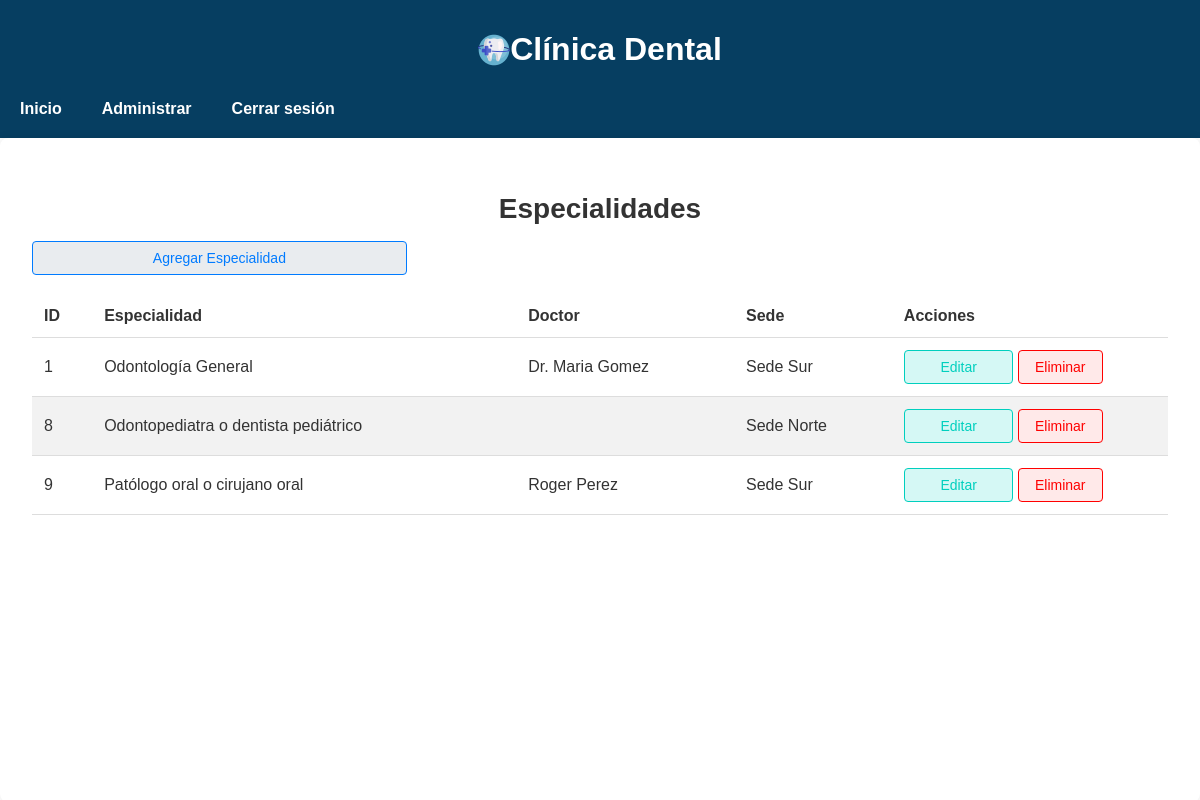
The page /Admin/especialidades.php (signed in) on the database its author committed.
### tables this page shows
CREATE TABLE `especialidades` (
  `id` int(11) NOT NULL,
  `nombre` varchar(255) NOT NULL,
  `sede_id` int(11) DEFAULT NULL,
  `doctor_id` int(11) DEFAULT NULL,
  `doctor` varchar(255) NOT NULL
);

CREATE TABLE `doctores` (
  `id` int(11) NOT NULL,
  `usuario_id` int(11) DEFAULT NULL,
  `especialidad` varchar(100) DEFAULT NULL,
  `sede_id` int(11) DEFAULT NULL,
  `telefono` varchar(20) DEFAULT NULL,
  `nombre` varchar(100) DEFAULT NULL,
  `direccion` varchar(255) NOT NULL,
  `email` varchar(255) DEFAULT NULL,
  `fecha_nacimiento` date DEFAULT NULL
);

CREATE TABLE `sedes` (
  `id` int(11) NOT NULL,
  `nombre` varchar(100) NOT NULL,
  `direccion` varchar(255) NOT NULL,
  `telefono` varchar(15) DEFAULT NULL
);

### Admin/especialidades.php (the view, shortened to what this page needs)
<?php
require '../Conexion/conexion.php';
try {
    $stmt = $pdo->query('
        SELECT e.id, e.nombre AS especialidad, d.nombre AS doctor, s.nombre AS sede
        FROM especialidades e
        LEFT JOIN doctores d ON e.doctor_id = d.id
        LEFT JOIN sedes s ON e.sede_id = s.id
    ');
    $especialidades = $stmt->fetchAll(PDO::FETCH_ASSOC);
} catch (PDOException $e) {
    die('Error al obtener especialidades: ' . $e->getMessage());
}
?>
<!DOCTYPE html>
<html lang="es">
<head>
    <link rel="stylesheet" href="/css/styles.css">
</head>
<body>
<header class="header">
        <div class="container">
            <h1 class="logo">
                <img src="/Imagenes/odontologia.png" alt="Logo de Clínica Dental">
                Clínica Dental
            </h1>
            <nav class="nav">
                <ul class="nav-list">
                    <li class="nav-item">
                        <a href="principalAdmin.php" class="nav-link">Inicio</a>
                    </li>
                    <li class="nav-item dropdown">
                        <a href="#" class="nav-link">Administrar</a>
                    </li>
                    <li class="nav-item">
                        <a href="../logout.php" class="nav-link">Cerrar sesión</a>
                    </li>
                </ul>
            </nav>
        </div>
    </header>
    <main>
        <section class="container-principal">
            <h2>Especialidades</h2>
            <table class="table">
            <a href="agregar_especialidad.php" class="btn-crear">Agregar Especialidad</a>
                <thead>
                    <tr>
                        <th>ID</th>
                        <th>Especialidad</th>
                        <th>Doctor</th>
                        <th>Sede</th>
                        <th>Acciones</th>
                    </tr>
                </thead>
                <tbody>
                    <?php foreach ($especialidades as $especialidad): ?>
                        <tr>
                            <td><?= htmlspecialchars($especialidad['id']) ?></td>
                            <td><?= htmlspecialchars($especialidad['especialidad']) ?></td>
                            <td><?= htmlspecialchars($especialidad['doctor']) ?></td>
                            <td><?= htmlspecialchars($especialidad['sede']) ?></td>
                            <td>
                                <a href="editar_especialidad.php?id=<?= $especialidad['id'] ?>" class="btn-editar">Editar</a>
                                <a href="especialidades.php?delete_id=<?= $especialidad['id'] ?>" class="btn-eliminar" onclick="return confirm('¿Estás seguro de que deseas eliminar esta especialidad?')">Eliminar</a>
                            </td>
                        </tr>
                    <?php endforeach; ?>
                </tbody>
            </table>
        </section>
    </main>
</body>
</html>

### css/styles.css (style rules this page uses)
body { font-family: 'Arial', sans-serif; margin: 0; padding: 0; }
.header { background: #063e61; color: #fff; padding: 10px 0; justify-content: center; }
.header .logo { display: flex; align-items: center; justify-content: center; }
.header .logo img { max-width: 120px; height: auto; }
.nav { display: flex; justify-content: left; }
.nav .nav-list { list-style: none; padding: 0; margin: 0; text-align: left; display: flex; }
.nav .nav-item { position: relative; }
.nav .nav-link { text-decoration: none; color: #fff; padding: 10px 20px; display: block; font-weight: bold; transition: background 0.3s, color 0.3s; }
body { font-family: 'Arial', sans-serif; color: #333; margin: 0; padding: 0; }
.table { width: 100%; height: 100%; border-collapse: collapse; margin-top: 20px; }
.table th, .table td { padding: 12px; text-align: left; border-bottom: 1px solid #ddd; }
.table th { background-color: none; color: #333; font-weight: bold; }
.table tr:nth-child(even) { background-color: #f2f2f2; }
.btn-crear { display: center; padding: 0.5rem 1rem; font-size: 0.875rem; width: 30%; text-align: center; color: #007bff; background-color: #e9ecef; border: 1px solid #007bff; border-radius: 4px; text-decoration: none; transition: background-color 0.3s, color 0.3s; }
.btn-editar { display: inline-block; padding: 0.5rem 1rem; width: 30%; font-size: 0.875rem; text-align: center; color: #00cfbe; background-color: #d5f8f5; border: 1px solid #00cfbe; border-radius: 4px; text-decoration: none; transition: background-color 0.3s, color 0.3s; }
.btn-eliminar { display: inline-block; padding: 0.5rem 1rem; font-size: 0.875rem; color: #ff0000; background-color: #ffe9e9; border: 1px solid #ff0000; border-radius: 4px; text-decoration: none; transition: background-color 0.3s, color 0.3s; }
.container-principal { padding: 2rem; max-width: 1200px; margin: 0 auto; background-color: #ffffff; border-radius: 8px; box-shadow: 0 0 10px rgba(0, 0, 0, 0.1); position: relative; min-height: 600px; display: flex; flex-direction: column; }
h2 { font-size: 1.75rem; color: #333; margin-bottom: 1rem; text-align: center; }

### rows shown on the page
especialidades: id "1", nombre "Odontología General", doctor.nombre "Dr. Maria Gomez", sede.nombre "Sede Sur"
especialidades: id "8", nombre "Odontopediatra o dentista pediátrico", sede.nombre "Sede Norte"
especialidades: id "9", nombre "Patólogo oral o cirujano oral", doctor.nombre "Roger Perez", sede.nombre "Sede Sur"
